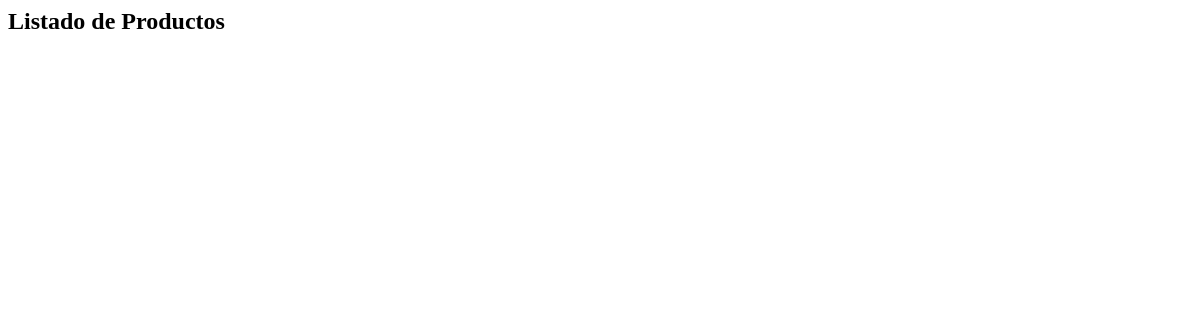
The app's page /listarProducto, older data.
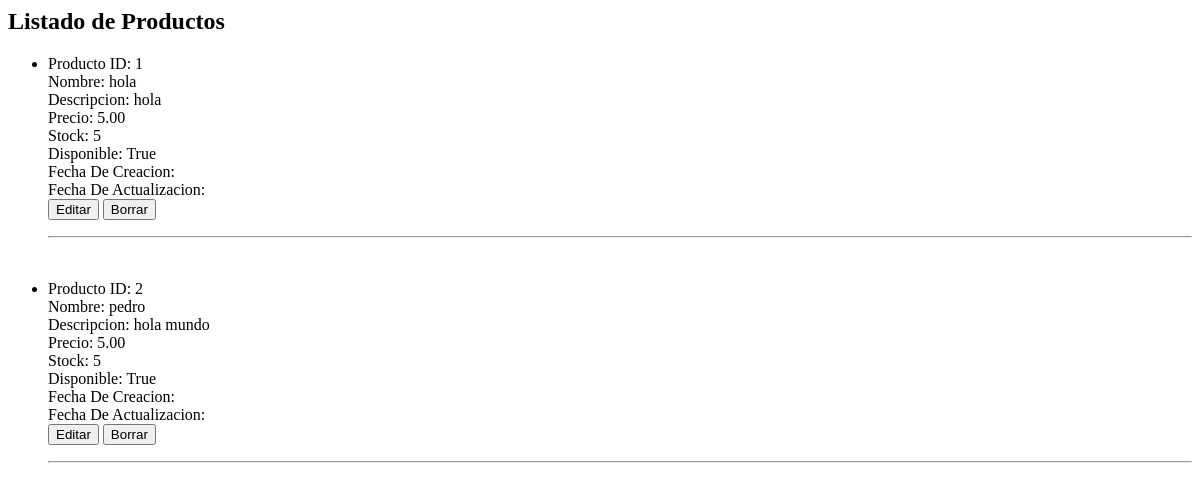
The same page, newer data.
### Productos/models.py (models this page shows, shortened)
class Producto(models.Model):
    nombre = models.CharField(max_length=100)
    descripcion = models.TextField()
    precio = models.DecimalField(max_digits=8, decimal_places=2)
    stock = models.PositiveIntegerField()
    fecha_creacion = models.DateTimeField(auto_now_add=True)
    fecha_actualizacion = models.DateTimeField(auto_now=True)
    disponible = models.BooleanField(default=True)

### Productos/views.py (the view)
# urls.py: path('listarProducto', views.listarProductos, name='listarProducto'),
def listarProductos(request):
    productos = Producto.objects.all()  #Nos permite acceso al ORM y nos devuelve todos los objetos
    print(type(productos))
    contexto = {
        'productos': productos,
        'titulo': 'Listado de Productos'
    }
    return render(request, 'Productos/lista.html', contexto)

### Productos/templates/Productos/lista.html
<h2>{{titulo}}</h2>
<ul>
    {%for prod in productos%}
        <li>
            <p>
                Producto ID: {{prod.id}}<br>
                Nombre: {{prod.nombre}}<br>
                Descripcion: {{prod.descripcion}}<br>
                Precio: {{prod.precio}}<br>
                Stock: {{prod.stock}}<br>
                Disponible: {{prod.disponible}}<br>
                Fecha De Creacion: {{producto.fecha_creacion}}<br>
                Fecha De Actualizacion: {{producto.fecha_actualizacion}}<br>
                <a href=" {% url 'editarProducto' prod.id %} ">
                <button>Editar</button></a>
                <a href=" {% url 'borrarProducto' prod.id %} ">
                <button>Borrar</button></a>
            </p>
        </li>
        <hr>
        <br>
    {%endfor%}

Row changes from the older to the newer data that the page shows:
added Producto: id "1", nombre "hola", descripcion "hola", precio "5.00", stock "5", disponible "True"
added Producto: id "2", nombre "pedro", descripcion "hola mundo", precio "5.00", stock "5", disponible "True"
